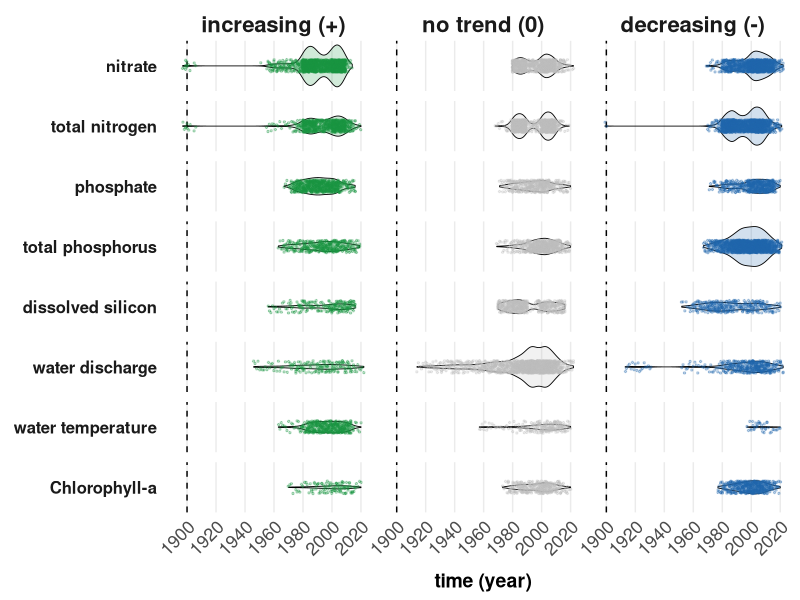

This figure's R source:
# --- 1. Setup and Libraries ---
if (!require(tidyverse)) install.packages("tidyverse")
if (!require(scales)) install.packages("scales")
library(tidyverse)
library(scales)

# --- 2. Load Data ---
raw_data <- read.csv("Extracted_data.csv", stringsAsFactors = FALSE, na.strings = c("", "NA"))

# --- 3. Clean, Process, and Global Scale ---
all_parameters <- c(
  "nitrate", "total nitrogen", "phosphate", "total phosphorus", 
  "dissolved silicon", "water discharge", "water temperature", "Chlorophyll-a"
)

processed_data <- raw_data %>%
  dplyr::select(Parameter = 2, Trend = 3, Period = 5) %>%
  filter(Parameter %in% all_parameters) %>%
  
  # Handle Periods
  separate_rows(Period, sep = ",\\s*") %>%
  separate(Period, into = c("Start_Year", "End_Year"), sep = "-", convert = TRUE) %>%
  drop_na(Start_Year, End_Year) %>%
  
  # Expand Years
  rowwise() %>%
  mutate(Year_Point = list(seq(from = Start_Year, to = End_Year))) %>%
  unnest(Year_Point) %>%
  ungroup() %>%
  
  # --- GLOBAL SCALING ---
  group_by(Parameter, Trend) %>%
  mutate(obs_count = n()) %>%
  ungroup() %>%
  mutate(
    global_max = max(obs_count), 
    scaled_width = obs_count / global_max
  ) %>%
  
  # --- Rename and Set Factors ---
  mutate(
    # Rename the trends for the facet labels
    Trend = case_when(
      Trend == "-" ~ "decreasing (-)",
      Trend == "0" ~ "no trend (0)",
      Trend == "+" ~ "increasing (+)",
      TRUE ~ as.character(Trend)
    ),
    # This order dictates the left-to-right columns
    Trend = factor(Trend, levels = c("increasing (+)", "no trend (0)", "decreasing (-)")),
    Parameter = factor(Parameter, levels = all_parameters) 
  )

# --- 4. Generate Plot ---
# Updated color mapping to match the new Trend names
trend_colors <- c(
  "increasing (+)" = "#1a9641", 
  "decreasing (-)" = "#2166ac", 
  "no trend (0)" = "#bdbdbd"
)

combined_plot <- ggplot(processed_data, aes(x = Year_Point, y = "", color = Trend, fill = Trend)) +
  
  # Added a black vertical reference line at the year 1900
  geom_vline(xintercept = 1900, color = "black", linewidth = 0.5, linetype = "dashed") +
  
  # Violin
  geom_violin(
    aes(width = scaled_width), 
    alpha = 0.2, color = "black", linewidth = 0.3, scale = "width", trim = TRUE
  ) +
  # Points
  geom_point(
    size = 0.5, alpha = 0.3, 
    position = position_jitter(height = 0.15, width = 0.2)
  ) +
  # Facet by Parameter (rows) AND Trend (columns)
  facet_grid(Parameter ~ Trend, switch = "y") +
  
  # Formatting
  scale_x_continuous(name = "time (year)", breaks = scales::pretty_breaks(n = 6)) + 
  scale_y_discrete(name = NULL) + 
  scale_color_manual(values = trend_colors) +
  scale_fill_manual(values = trend_colors) +
  
  theme_minimal() +
  theme(
    # Row Strips (Parameter Names) on the LEFT
    strip.text.y.left = element_text(face = "bold", size = 12, angle = 0, hjust = 1), 
    strip.placement = "outside",
    
    # Column Strips (Trends) on the TOP
    strip.text.x = element_text(face = "bold", size = 16), 
    strip.background = element_blank(), 
    
    # Axes
    axis.text.x = element_text(size = 13, angle = 45, hjust = 1), 
    axis.text.y = element_text(size = 14), 
    axis.ticks.y = element_blank(),
    axis.title.x = element_text(size = 14, face = "bold", margin = margin(t = 10)), 
    
    # Grid/Legend
    panel.grid.major.y = element_blank(), 
    panel.grid.minor = element_blank(),
    legend.position = "none",
    panel.spacing = unit(0.5, "lines") 
  )

print(combined_plot)
